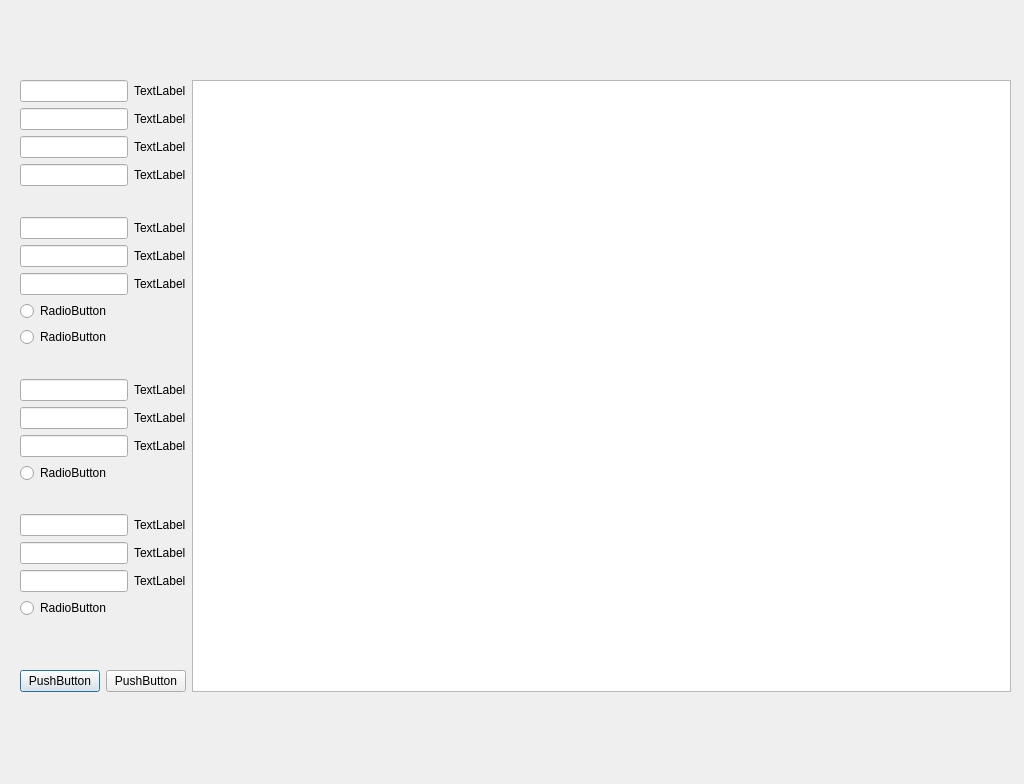
<?xml version="1.0" encoding="UTF-8"?>
<ui version="4.0">
 <class>Dialog</class>
 <widget class="QDialog" name="Dialog">
  <property name="geometry">
   <rect>
    <x>0</x>
    <y>0</y>
    <width>1024</width>
    <height>784</height>
   </rect>
  </property>
  <property name="windowTitle">
   <string>Dialog</string>
  </property>
  <widget class="QWidget" name="">
   <property name="geometry">
    <rect>
     <x>20</x>
     <y>80</y>
     <width>991</width>
     <height>612</height>
    </rect>
   </property>
   <layout class="QGridLayout" name="gridLayout">
    <item row="0" column="0" colspan="2">
     <widget class="QLineEdit" name="lineEdit_10"/>
    </item>
    <item row="0" column="2">
     <widget class="QLabel" name="label">
      <property name="text">
       <string>TextLabel</string>
      </property>
     </widget>
    </item>
    <item row="0" column="3" rowspan="22">
     <widget class="QTableWidget" name="tableWidget"/>
    </item>
    <item row="1" column="0" colspan="2">
     <widget class="QLineEdit" name="lineEdit_11"/>
    </item>
    <item row="1" column="2">
     <widget class="QLabel" name="label_2">
      <property name="text">
       <string>TextLabel</string>
      </property>
     </widget>
    </item>
    <item row="2" column="0" colspan="2">
     <widget class="QLineEdit" name="lineEdit_12"/>
    </item>
    <item row="2" column="2">
     <widget class="QLabel" name="label_3">
      <property name="text">
       <string>TextLabel</string>
      </property>
     </widget>
    </item>
    <item row="3" column="0" colspan="2">
     <widget class="QLineEdit" name="lineEdit_13"/>
    </item>
    <item row="3" column="2">
     <widget class="QLabel" name="label_4">
      <property name="text">
       <string>TextLabel</string>
      </property>
     </widget>
    </item>
    <item row="4" column="1">
     <spacer name="verticalSpacer">
      <property name="orientation">
       <enum>Qt::Vertical</enum>
      </property>
      <property name="sizeHint" stdset="0">
       <size>
        <width>20</width>
        <height>18</height>
       </size>
      </property>
     </spacer>
    </item>
    <item row="5" column="0" colspan="2">
     <widget class="QLineEdit" name="lineEdit"/>
    </item>
    <item row="5" column="2">
     <widget class="QLabel" name="label_5">
      <property name="text">
       <string>TextLabel</string>
      </property>
     </widget>
    </item>
    <item row="6" column="0" colspan="2">
     <widget class="QLineEdit" name="lineEdit_2"/>
    </item>
    <item row="6" column="2">
     <widget class="QLabel" name="label_6">
      <property name="text">
       <string>TextLabel</string>
      </property>
     </widget>
    </item>
    <item row="7" column="0" colspan="2">
     <widget class="QLineEdit" name="lineEdit_3"/>
    </item>
    <item row="7" column="2">
     <widget class="QLabel" name="label_7">
      <property name="text">
       <string>TextLabel</string>
      </property>
     </widget>
    </item>
    <item row="8" column="0" colspan="2">
     <widget class="QRadioButton" name="radioButton">
      <property name="text">
       <string>RadioButton</string>
      </property>
     </widget>
    </item>
    <item row="9" column="0" colspan="2">
     <widget class="QRadioButton" name="radioButton_2">
      <property name="text">
       <string>RadioButton</string>
      </property>
     </widget>
    </item>
    <item row="10" column="1">
     <spacer name="verticalSpacer_2">
      <property name="orientation">
       <enum>Qt::Vertical</enum>
      </property>
      <property name="sizeHint" stdset="0">
       <size>
        <width>20</width>
        <height>18</height>
       </size>
      </property>
     </spacer>
    </item>
    <item row="11" column="0" colspan="2">
     <widget class="QLineEdit" name="lineEdit_4"/>
    </item>
    <item row="11" column="2">
     <widget class="QLabel" name="label_8">
      <property name="text">
       <string>TextLabel</string>
      </property>
     </widget>
    </item>
    <item row="12" column="0" colspan="2">
     <widget class="QLineEdit" name="lineEdit_5"/>
    </item>
    <item row="12" column="2">
     <widget class="QLabel" name="label_9">
      <property name="text">
       <string>TextLabel</string>
      </property>
     </widget>
    </item>
    <item row="13" column="0" colspan="2">
     <widget class="QLineEdit" name="lineEdit_6"/>
    </item>
    <item row="13" column="2">
     <widget class="QLabel" name="label_10">
      <property name="text">
       <string>TextLabel</string>
      </property>
     </widget>
    </item>
    <item row="14" column="0" colspan="2">
     <widget class="QRadioButton" name="radioButton_3">
      <property name="text">
       <string>RadioButton</string>
      </property>
     </widget>
    </item>
    <item row="15" column="1">
     <spacer name="verticalSpacer_3">
      <property name="orientation">
       <enum>Qt::Vertical</enum>
      </property>
      <property name="sizeHint" stdset="0">
       <size>
        <width>20</width>
        <height>18</height>
       </size>
      </property>
     </spacer>
    </item>
    <item row="16" column="0" colspan="2">
     <widget class="QLineEdit" name="lineEdit_7"/>
    </item>
    <item row="16" column="2">
     <widget class="QLabel" name="label_11">
      <property name="text">
       <string>TextLabel</string>
      </property>
     </widget>
    </item>
    <item row="17" column="0" colspan="2">
     <widget class="QLineEdit" name="lineEdit_8"/>
    </item>
    <item row="17" column="2">
     <widget class="QLabel" name="label_12">
      <property name="text">
       <string>TextLabel</string>
      </property>
     </widget>
    </item>
    <item row="18" column="0" colspan="2">
     <widget class="QLineEdit" name="lineEdit_9"/>
    </item>
    <item row="18" column="2">
     <widget class="QLabel" name="label_13">
      <property name="text">
       <string>TextLabel</string>
      </property>
     </widget>
    </item>
    <item row="19" column="0" colspan="2">
     <widget class="QRadioButton" name="radioButton_4">
      <property name="text">
       <string>RadioButton</string>
      </property>
     </widget>
    </item>
    <item row="20" column="1">
     <spacer name="verticalSpacer_4">
      <property name="orientation">
       <enum>Qt::Vertical</enum>
      </property>
      <property name="sizeHint" stdset="0">
       <size>
        <width>20</width>
        <height>40</height>
       </size>
      </property>
     </spacer>
    </item>
    <item row="21" column="0">
     <widget class="QPushButton" name="pushButton">
      <property name="text">
       <string>PushButton</string>
      </property>
     </widget>
    </item>
    <item row="21" column="1" colspan="2">
     <widget class="QPushButton" name="pushButton_2">
      <property name="text">
       <string>PushButton</string>
      </property>
     </widget>
    </item>
   </layout>
  </widget>
 </widget>
 <resources/>
 <connections/>
</ui>
